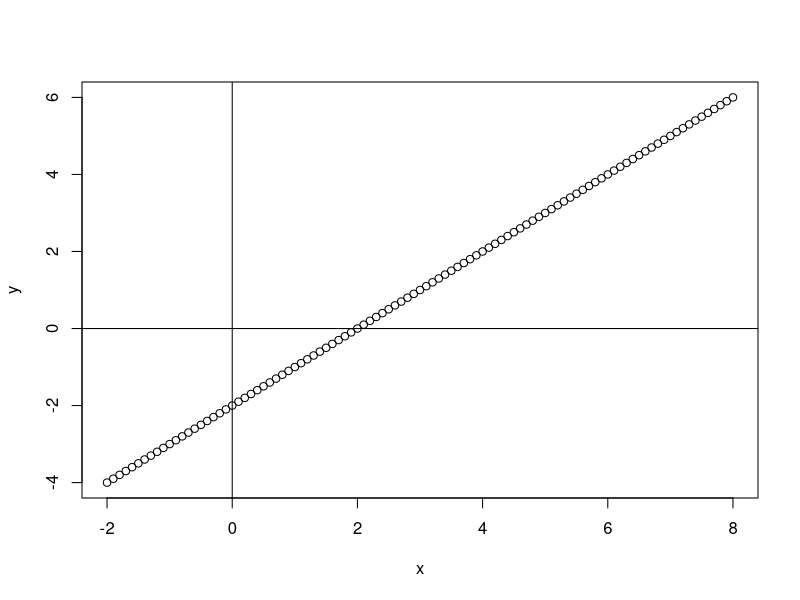
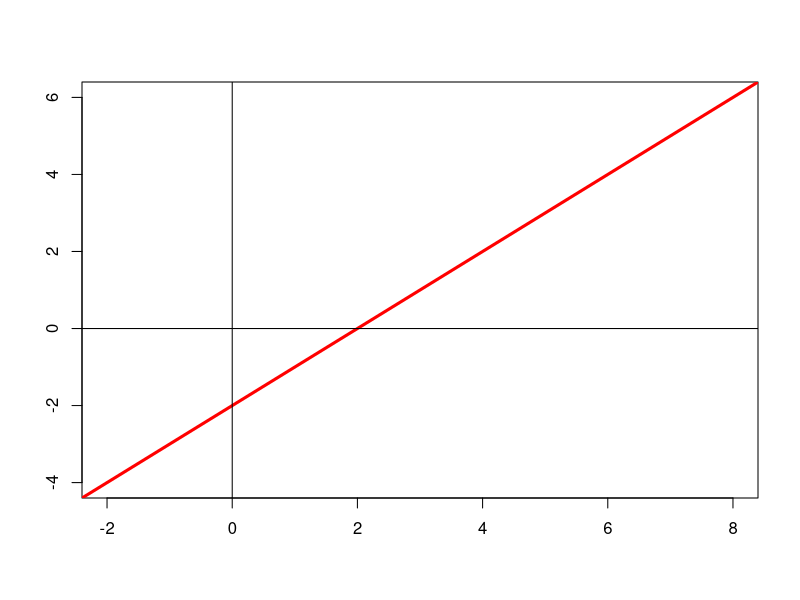
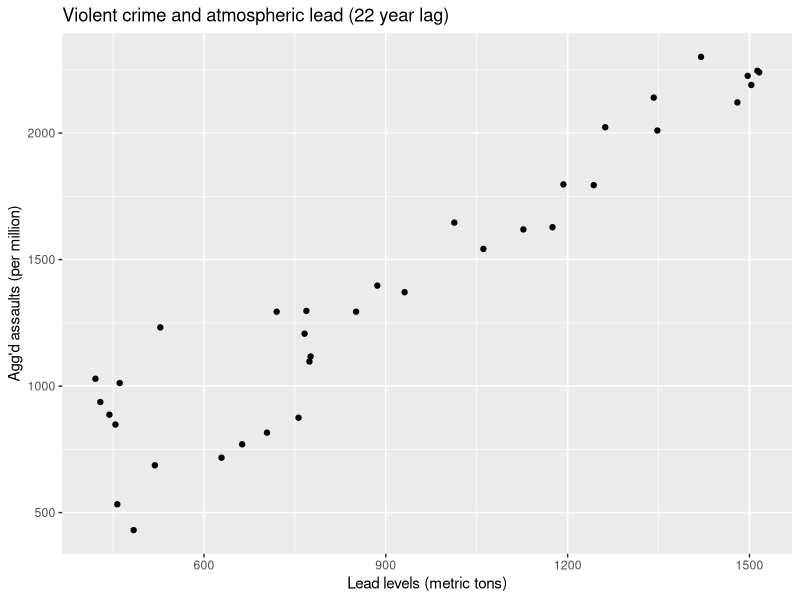
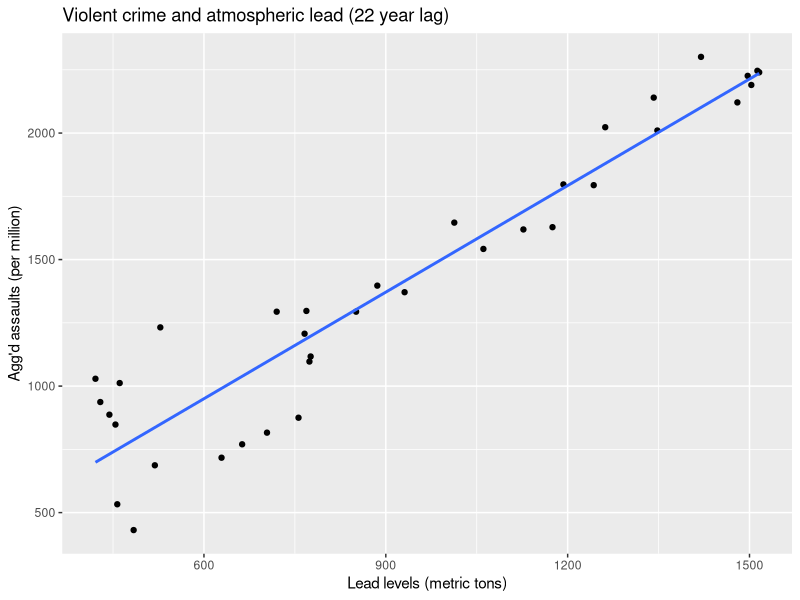
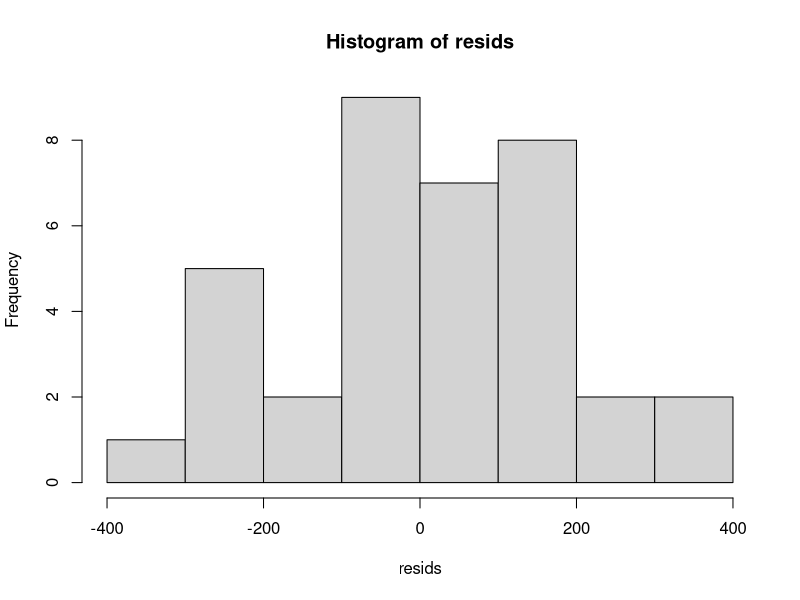
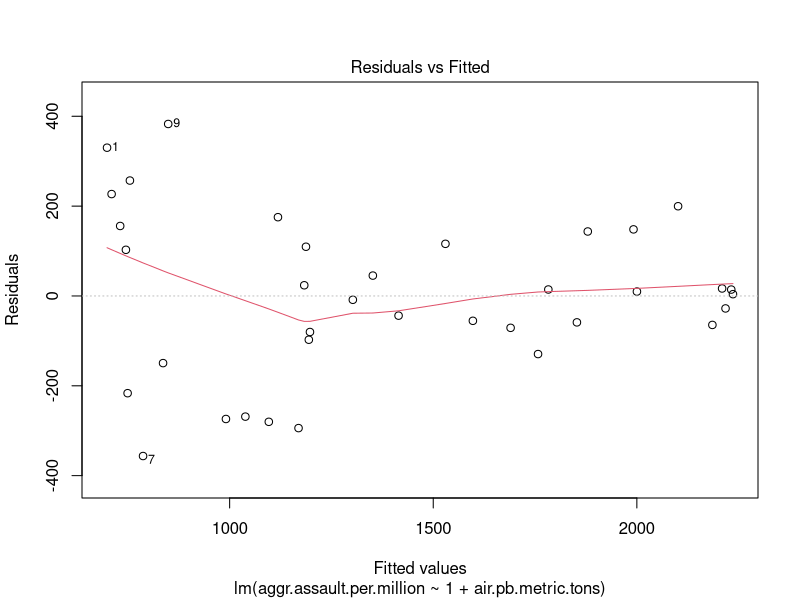
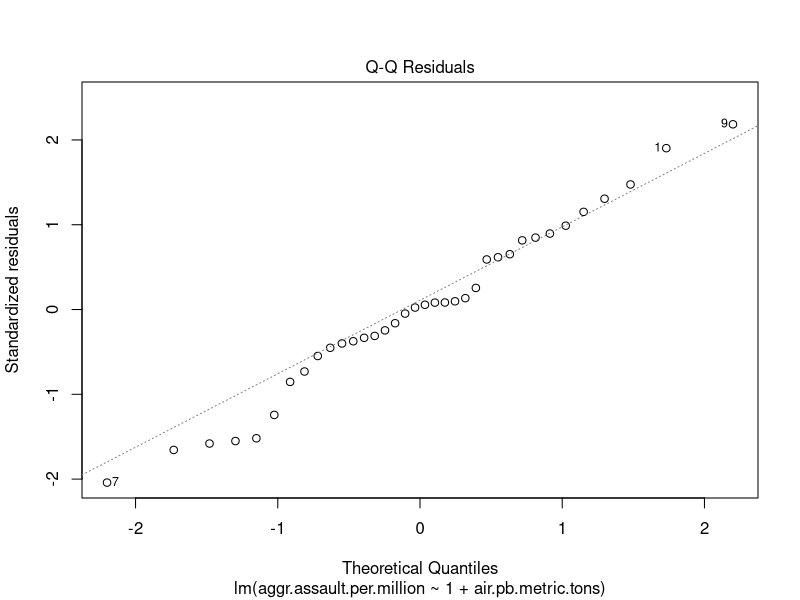
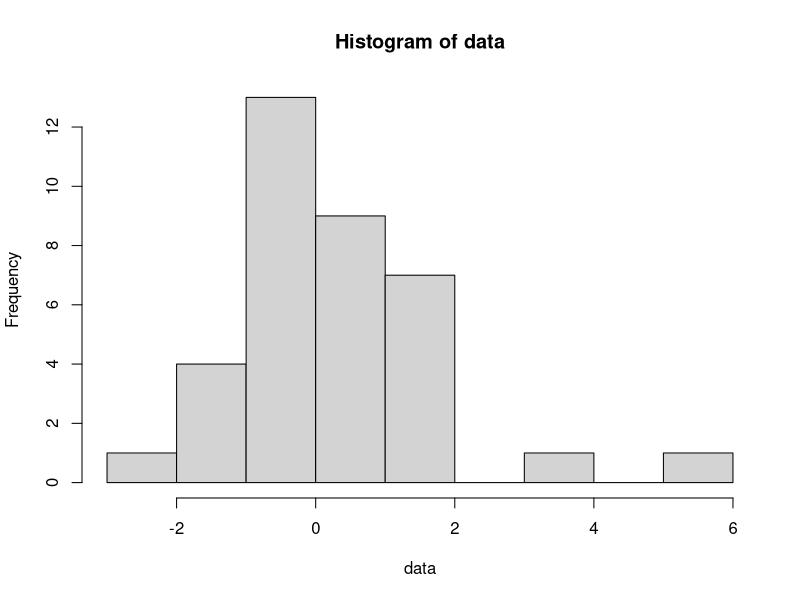

R code for these plots, in order:
## ---- chunk 1
require(ggplot2)
## ---- chunk 2
x <- seq(-2,8,0.1)
beta0 <- -2;
beta1 <- 1;
y <- beta0 + beta1 * x;
plot(x,y)
abline(h=0);
abline(v=0);
## ---- chunk 3
# Pass NULL to plot to create an empty plot with axes.
plot(NULL, xlab="", ylab="", xlim=c(-2, 8), ylim=c(-4, 6))
abline(a=-2, b=1, col='red', lw=3);
abline(h=0);
abline(v=0);
## ---- chunk 4
lead <- read.csv('data/lead.csv')
# First things first: let's look at the data.
head(lead)
## ---- chunk 5
levels( as.factor(lead$city) )
## ---- chunk 6
atlanta_lead <- lead[ lead$city=='Atlanta', ];
## Alternative approach, using filter in dplyr:
# library(dplyr)
# atlanta_lead  lead %>% filter(city == "Atlanta")

# Plot the data to get a look at what's going on.
library(ggplot2)
pp <- ggplot( atlanta_lead,
          aes(x=air.pb.metric.tons, y=aggr.assault.per.million));
pp <- pp + geom_point();
pp <- pp + labs( x="Lead levels (metric tons)",
                 y="Agg'd assaults (per million)",
                 title="Violent crime and atmospheric lead (22 year lag)" )
pp
## ---- chunk 7
atlanta_lead_lm <- lm(aggr.assault.per.million ~ 1 + air.pb.metric.tons,
                      data=atlanta_lead)
summary(atlanta_lead_lm)
## ---- chunk 8
atlanta_lead_lm$coefficients
## ---- chunk 9
pp <- ggplot( atlanta_lead,
              aes(x=air.pb.metric.tons,y=aggr.assault.per.million));
# The argument `se` specifies whether or not to include a
# confidence interval around the plotted line.
# We'll talk about that later.
# For now we'll just suppress the CI with se=FALSE
pp <- pp +geom_point() + geom_smooth(method="lm",
                                     formula="y~x",
                                     se=FALSE);
pp <- pp + labs( x="Lead levels (metric tons)",
                 y="Agg'd assaults (per million)",
                 title="Violent crime and atmospheric lead (22 year lag)" )
pp
## ---- chunk 10
# gets fitted y-values (i.e., points on line of best fit)
fitted(atlanta_lead_lm)
## ---- chunk 11
# residuals( model ) gets residuals (the difference between the
# observed response y and the response predicted by our model)
residuals(atlanta_lead_lm)  # We can also use resid()
## ---- chunk 12
resids <- residuals(atlanta_lead_lm)
hist(resids)
## ---- chunk 13
plot(atlanta_lead_lm, which=1)
## ---- chunk 14
plot(atlanta_lead_lm, which=2)
## ---- chunk 15
data <- rt(n=36, df=3, ncp=0);
hist(data)
## ---- chunk 16
qqnorm(data);
# Add a line to the plot to indicate the behavior we would
# expect to see if the data were normal.
qqline(data, col='red');
## ---- chunk 17
# We could also call qqnorm(atlanta_lead_lm$residuals)
plot(atlanta_lead_lm, which=2)
## ---- chunk 18
summary(atlanta_lead_lm)
## ---- chunk 19
confint(atlanta_lead_lm, level=0.95)
## ---- chunk 20
pp <- ggplot( atlanta_lead,
              aes(x=air.pb.metric.tons,y=aggr.assault.per.million));
# The argument `se` specifies whether or not to include a
# confidence interval around the plotted line.
# We'll talk about that later.
# For now we'll just suppress the CI with se=FALSE
pp <- pp +geom_point() + geom_smooth(method="lm",
                                     formula="y~x",
                                     se=FALSE);
pp <- pp + labs( x="Lead levels (metric tons)",
                 y="Agg'd assaults (per million)",
                 title="Violent crime and atmospheric lead (22 year lag)" )
pp
## ---- chunk 21
predict(atlanta_lead_lm, newdata=data.frame(air.pb.metric.tons=1300))
## ---- chunk 22
pp <- ggplot( atlanta_lead,
              aes(x=air.pb.metric.tons,y=aggr.assault.per.million));
# The argument `se` specifies whether or not to include a
# confidence interval around the plotted line.
# We'll talk about that later.
# For now we'll just suppress the CI with se=FALSE
pp <- pp +geom_point() + geom_smooth(method="lm",
                                     formula="y~x",
                                     se=FALSE);
pp <- pp + labs( x="Lead levels (metric tons)",
                 y="Agg'd assaults (per million)",
                 title="Violent crime and atmospheric lead (22 year lag)" )
pp
## ---- chunk 23
predict(atlanta_lead_lm, newdata=data.frame(air.pb.metric.tons=2000))
## ---- chunk 24
head(mtcars)
## ---- chunk 25
mtc_model <- lm( qsec ~ 1 + disp + hp + wt, data=mtcars);

summary(mtc_model)
## ---- chunk 26
hist(mtc_model$residuals)
## ---- chunk 27
plot(mtc_model, which=2)
## ---- chunk 28
summary(mtc_model)
## ---- chunk 29
nrow(mtcars)
## ---- chunk 30
summary(mtc_model)
## ---- chunk 31
summary(mtc_model)
## ---- chunk 32
names(mtcars)
